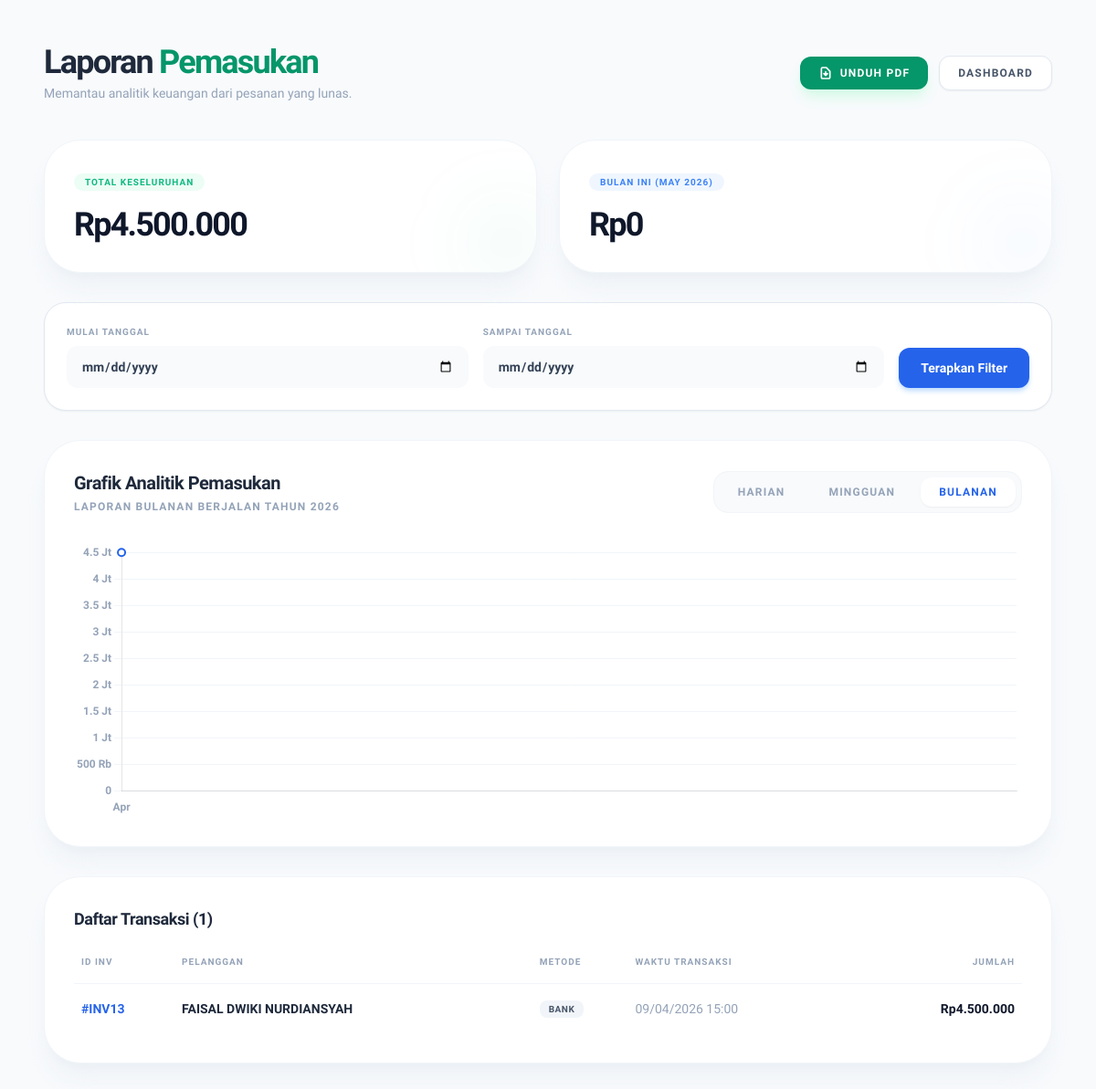
/admin/pemasukan.php, run on an earlier commit of the app's database.
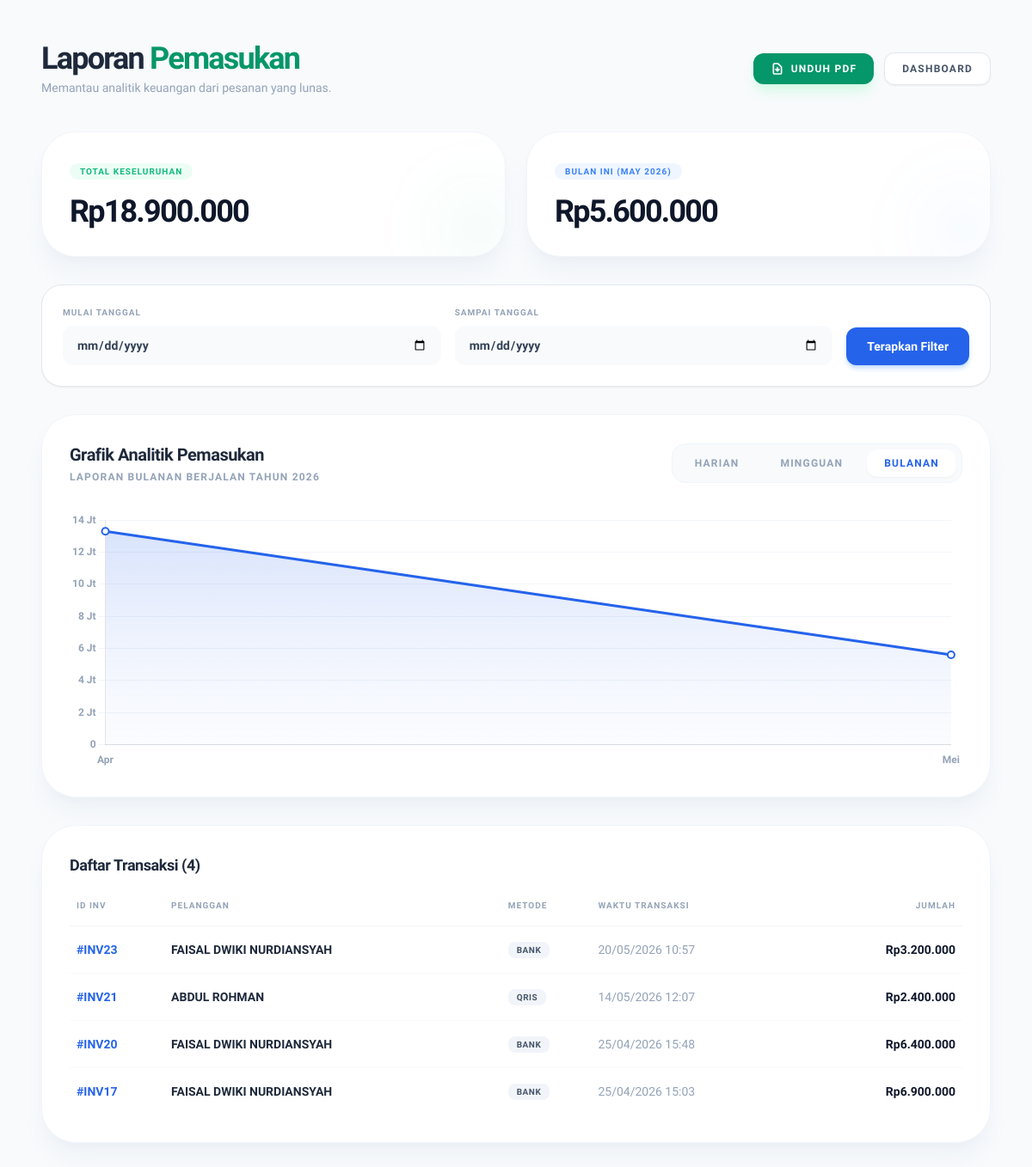
And on a later commit of the database.
### tables this page shows
CREATE TABLE `orders` (
  `id` int(11) NOT NULL,
  `nama` varchar(100) DEFAULT NULL,
  `alamat` text DEFAULT NULL,
  `total` int(11) DEFAULT NULL,
  `created_at` timestamp NOT NULL DEFAULT current_timestamp(),
  `metode` varchar(20) DEFAULT NULL,
  `bukti` varchar(255) DEFAULT NULL,
  `status` varchar(20) DEFAULT 'pending',
  `no_resi` varchar(50) DEFAULT NULL,
  `no_wa` varchar(20) DEFAULT NULL,
  `customer_id` int(11) DEFAULT NULL
);

### admin/pemasukan.php (the view, shortened to what this page needs)
<?php
include __DIR__ . '/config.php';
$sql_total = "SELECT SUM(total) as grand_pemasukan FROM orders WHERE status = 'lunas'";
$res_total = $conn->query($sql_total)->fetch_assoc();
$grandPemasukan = $res_total['grand_pemasukan'] ?? 0;
$bln_ini = date('m');
$thn_ini = date('Y');
$sql_bulan = "SELECT SUM(total) as bulan_pemasukan FROM orders WHERE status = 'lunas' AND MONTH(created_at) = '$bln_ini' AND YEAR(created_at) = '$thn_ini'";
$res_bulan = $conn->query($sql_bulan)->fetch_assoc();
$bulanPemasukan = $res_bulan['bulan_pemasukan'] ?? 0;
$filter = isset($_GET['filter']) ? $_GET['filter'] : 'monthly';
$start_date = isset($_GET['start_date']) ? $_GET['start_date'] : '';
$end_date = isset($_GET['end_date']) ? $_GET['end_date'] : '';
$chartLabels = [];
$chartData = [];
$chartTitle = "";
$kondisi_tabel = "status = 'lunas'";
if ($filter == 'custom' && !empty($start_date) && !empty($end_date)) {
    $sql_chart = "SELECT DATE(created_at) as tgl, SUM(total) as val
                  FROM orders
                  WHERE status = 'lunas' AND DATE(created_at) BETWEEN '$start_date' AND '$end_date'
                  GROUP BY DATE(created_at) ORDER BY DATE(created_at) ASC";
    $res = $conn->query($sql_chart);
    while($row = $res->fetch_assoc()) {
        $chartLabels[] = date('d M Y', strtotime($row['tgl']));
        $chartData[] = (int)$row['val'];
    }
    $chartTitle = "Periode: " . date('d M Y', strtotime($start_date)) . " - " . date('d M Y', strtotime($end_date));
    $kondisi_tabel = "status = 'lunas' AND DATE(created_at) BETWEEN '$start_date' AND '$end_date'";
} else {
    $sql_chart = "SELECT MONTH(created_at) as bln, SUM(total) as val
                  FROM orders WHERE status = 'lunas' AND YEAR(created_at) = YEAR(CURDATE())
                  GROUP BY MONTH(created_at) ORDER BY MONTH(created_at) ASC";
    $res = $conn->query($sql_chart);
    $namaBulan = ['Jan', 'Feb', 'Mar', 'Apr', 'Mei', 'Jun', 'Jul', 'Ags', 'Sep', 'Okt', 'Nov', 'Des'];
    while($row = $res->fetch_assoc()) {
        $chartLabels[] = $namaBulan[$row['bln'] - 1];
        $chartData[] = (int)$row['val'];
    }
    $chartTitle = "Laporan Bulanan Berjalan Tahun " . date('Y');
    $kondisi_tabel = "status = 'lunas' AND YEAR(created_at) = YEAR(CURDATE())";
}
$sql_history = "SELECT id, nama, metode, total, created_at, no_resi FROM orders WHERE $kondisi_tabel ORDER BY created_at DESC";
$res_history = $conn->query($sql_history);
?>
<!DOCTYPE html>
<html lang="id">
<head>
    <script src="https://cdn.tailwindcss.com"></script>
</head>
<body class="bg-slate-50 min-h-screen p-4 md:p-8 lg:p-12 text-slate-800">
<div class="max-w-6xl mx-auto">
    <div class="mb-10 flex flex-col sm:flex-row justify-between items-start sm:items-center gap-4 border-b border-transparent">
        <div>
            <h1 class="text-4xl font-black text-slate-800 tracking-tighter">Laporan <span class="text-emerald-600">Pemasukan</span></h1>
            <p class="text-slate-400 mt-1 text-sm font-medium">Memantau analitik keuangan dari pesanan yang lunas.</p>
        </div>
        <div class="flex items-center gap-3">
            <?php
                $printUrl = "cetak_laporan.php?filter=$filter";
            ?>
            <a href="<?= $printUrl ?>" target="_blank" class="flex items-center gap-2 bg-emerald-600 hover:bg-emerald-700 text-white px-5 py-2.5 rounded-xl shadow-lg shadow-emerald-100 transition-all text-xs font-bold uppercase tracking-widest active:scale-95">
                Unduh PDF
            </a>
            <a href="index.php" class="flex items-center gap-2 bg-white px-5 py-2.5 rounded-xl border border-slate-200 shadow-sm text-slate-600 hover:text-blue-600 hover:border-blue-200 transition-all text-xs font-bold uppercase tracking-widest">
                Dashboard
            </a>
        </div>
    </div>
    <div class="grid grid-cols-1 md:grid-cols-2 gap-6 mb-8">
        <div class="bg-white p-8 rounded-[2.5rem] shadow-xl shadow-slate-200/40 border border-slate-100 relative overflow-hidden group">
            <div class="relative z-10">
                <span class="text-[10px] font-black text-emerald-500 bg-emerald-50 px-3 py-1 rounded-full uppercase tracking-widest">Total Keseluruhan</span>
                <p class="text-4xl font-black text-slate-900 tracking-tighter mt-4">Rp<?= number_format($grandPemasukan, 0, ',', '.') ?></p>
            </div>
            <div class="absolute -right-4 -bottom-4 w-24 h-24 bg-emerald-500/5 rounded-full blur-2xl transition-all group-hover:bg-emerald-500/10"></div>
        </div>
        <div class="bg-white p-8 rounded-[2.5rem] shadow-xl shadow-slate-200/40 border border-slate-100 relative overflow-hidden group">
            <div class="relative z-10">
                <span class="text-[10px] font-black text-blue-500 bg-blue-50 px-3 py-1 rounded-full uppercase tracking-widest">Bulan Ini (<?= date('M Y') ?>)</span>
                <p class="text-4xl font-black text-slate-900 tracking-tighter mt-4">Rp<?= number_format($bulanPemasukan, 0, ',', '.') ?></p>
            </div>
            <div class="absolute -right-4 -bottom-4 w-24 h-24 bg-blue-500/5 rounded-full blur-2xl transition-all group-hover:bg-blue-500/10"></div>
        </div>
    </div>
    <div class="bg-white rounded-3xl p-6 mb-8 shadow-sm border border-slate-200">
        <form method="GET" class="flex flex-col md:flex-row items-end gap-4">
            <div class="w-full md:w-auto flex-1">
                <label class="block text-[10px] font-black text-slate-400 uppercase tracking-widest mb-2">Mulai Tanggal</label>
                <input type="date" name="start_date" required value="<?= $start_date ?>" class="w-full px-4 py-3 bg-slate-50 border-none rounded-xl text-sm font-bold text-slate-700 focus:ring-2 focus:ring-blue-500 outline-none transition-all">
            </div>
            <div class="w-full md:w-auto flex-1">
                <label class="block text-[10px] font-black text-slate-400 uppercase tracking-widest mb-2">Sampai Tanggal</label>
                <input type="date" name="end_date" required value="<?= $end_date ?>" class="w-full px-4 py-3 bg-slate-50 border-none rounded-xl text-sm font-bold text-slate-700 focus:ring-2 focus:ring-blue-500 outline-none transition-all">
            </div>
            <div class="w-full md:w-auto">
                <button type="submit" class="w-full px-6 py-3 bg-blue-600 hover:bg-blue-700 text-white rounded-xl font-bold text-sm shadow-md shadow-blue-200 transition-all active:scale-95">Terapkan Filter</button>
            </div>
        </form>
    </div>
    <div class="bg-white rounded-[2.5rem] p-6 md:p-8 shadow-xl shadow-slate-200/40 border border-slate-100 mb-8">
        <div class="flex flex-col lg:flex-row justify-between items-start lg:items-center mb-8 gap-4">
            <div>
                <h3 class="text-xl font-black text-slate-800 tracking-tight">Grafik Analitik Pemasukan</h3>
                <p class="text-xs font-bold text-slate-400 mt-1 uppercase tracking-widest"><?= $chartTitle ?></p>
            </div>
            <div class="flex flex-wrap gap-2 bg-slate-50 p-1.5 rounded-2xl border border-slate-100">
                <a href="?filter=daily" class="px-5 py-2 rounded-xl text-xs font-black uppercase tracking-widest transition-all <?= $filter == 'daily' ? 'bg-white shadow-sm text-blue-600' : 'text-slate-400 hover:text-slate-600' ?>">Harian</a>
                <a href="?filter=weekly" class="px-5 py-2 rounded-xl text-xs font-black uppercase tracking-widest transition-all <?= $filter == 'weekly' ? 'bg-white shadow-sm text-blue-600' : 'text-slate-400 hover:text-slate-600' ?>">Mingguan</a>
                <a href="?filter=monthly" class="px-5 py-2 rounded-xl text-xs font-black uppercase tracking-widest transition-all <?= $filter == 'monthly' ? 'bg-white shadow-sm text-blue-600' : 'text-slate-400 hover:text-slate-600' ?>">Bulanan</a>
            </div>
        </div>
        <div class="relative w-full h-[300px]">
            <?php if(empty($chartData)): ?>
                <div class="absolute inset-0 flex items-center justify-center bg-slate-50/50 rounded-2xl border-2 border-dashed border-slate-200">
                    <p class="text-slate-400 font-bold">Tidak ada data pemasukan pada periode ini.</p>
                </div>
            <?php else: ?>
                <canvas id="revenueChart"></canvas>
            <?php endif; ?>
        </div>
    </div>
    <div class="bg-white rounded-[2.5rem] p-6 md:p-8 shadow-xl shadow-slate-200/40 border border-slate-100">
        <div class="flex justify-between items-center mb-6">
            <h3 class="text-lg font-black text-slate-800 tracking-tight">Daftar Transaksi (<?= $res_history->num_rows ?>)</h3>
        </div>
        <div class="overflow-x-auto">
            <table class="w-full text-left border-collapse">
                <thead>
                    <tr class="border-b border-slate-100 text-[10px] font-black text-slate-400 uppercase tracking-widest">
                        <th class="pb-4 pl-2">ID Inv</th>
                        <th class="pb-4">Pelanggan</th>
                        <th class="pb-4">Metode</th>
                        <th class="pb-4">Waktu Transaksi</th>
                        <th class="pb-4 text-right pr-2">Jumlah</th>
                    </tr>
                </thead>
                <tbody class="divide-y divide-slate-50 text-sm font-bold text-slate-700">
                    <?php if ($res_history->num_rows > 0): ?>
                        <?php while ($row = $res_history->fetch_assoc()): ?>
                        <tr class="hover:bg-slate-50/80 transition-colors">
                            <td class="py-4 pl-2 text-blue-600 font-black">#INV<?= $row['id'] ?></td>
                            <td class="py-4 text-slate-800"><?= htmlspecialchars($row['nama']) ?></td>
                            <td class="py-4">
                                <span class="text-[10px] font-black uppercase tracking-wider bg-slate-100 text-slate-600 px-2.5 py-1 rounded-lg">
                                    <?= strtoupper($row['metode']) ?>
                                </span>
                            </td>
                            <td class="py-4 text-slate-400 font-medium"><?= date('d/m/Y H:i', strtotime($row['created_at'])) ?></td>
                            <td class="py-4 text-right pr-2 font-black text-slate-900">Rp<?= number_format($row['total'], 0, ',', '.') ?></td>
                        </tr>
                        <?php endwhile; ?>
                    <?php else: ?>
                        <tr>
                            <td colspan="5" class="text-center py-8 text-slate-400 font-medium">Belum ada transaksi.</td>
                        </tr>
                    <?php endif; ?>
                </tbody>
            </table>
        </div>
    </div>
</div>
<?php if(!empty($chartData)): ?>
<script>
    const labels = <?= json_encode($chartLabels) ?>;
    const dataValues = <?= json_encode($chartData) ?>;
    const ctx = document.getElementById('revenueChart').getContext('2d');
    let gradient = ctx.createLinearGradient(0, 0, 0, 400);
    gradient.addColorStop(0, 'rgba(37, 99, 235, 0.2)');
    gradient.addColorStop(1, 'rgba(255, 255, 255, 0)');
    new Chart(ctx, {
        type: 'line',
        data: {
            labels: labels,
            datasets: [{
                label: 'Pendapatan (Rp)',
                data: dataValues,
                borderColor: '#2563eb',
                backgroundColor: gradient,
                borderWidth: 3,
                pointBackgroundColor: '#ffffff',
                pointBorderColor: '#2563eb',
                pointBorderWidth: 2,
                pointRadius: 4,
                fill: true,
                tension: 0.4
            }]
        },
        options: {
            responsive: true,
            maintainAspectRatio: false,
            plugins: {
                legend: { display: false },
                tooltip: {
                    backgroundColor: '#1e293b',
                    padding: 12,
                    titleFont: { family: 'Plus Jakarta Sans', size: 13, weight: 'bold' },
                    bodyFont: { family: 'Plus Jakarta Sans', size: 14, weight: 'bold' },
                    callbacks: {
                        label: function(context) {
                            let value = context.raw || 0;
                            return ' Rp ' + value.toString().replace(/\B(?=(\d{3})+(?!\d))/g, ".");
                        }
                    }
                }
            },
            scales: {
                x: {
                    grid: { display: false },
                    ticks: { font: { family: 'Plus Jakarta Sans', weight: '600' }, color: '#94a3b8' }
                },
                y: {
                    grid: { color: '#f1f5f9' },
                    ticks: {
                        font: { family: 'Plus Jakarta Sans', weight: '600' },
                        color: '#94a3b8',
                        callback: function(value) {
                            if (value >= 1000000) return (value / 1000000) + ' Jt';
                            if (value >= 1000) return (value / 1000) + ' Rb';
                            return value;
                        }
                    },
                    beginAtZero: true
                }
            }
        }
    });
</script>
<?php endif; ?>
</body>
</html>

### admin/pemasukan.php (style rules this page uses)
body { font-family: 'Plus Jakarta Sans', sans-serif; }

What changed in the data, as far as the page shows it:
removed orders: id "13", nama "FAISAL DWIKI NURDIANSYAH", metode "BANK", created_at "09/04/2026 15:00", total "4.500.000"
added orders: id "23", nama "FAISAL DWIKI NURDIANSYAH", metode "BANK", created_at "20/05/2026 10:57", total "3.200.000"
added orders: id "21", nama "ABDUL ROHMAN", metode "QRIS", created_at "14/05/2026 12:07", total "2.400.000"
added orders: id "20", nama "FAISAL DWIKI NURDIANSYAH", metode "BANK", created_at "25/04/2026 15:48", total "6.400.000"
added orders: id "17", nama "FAISAL DWIKI NURDIANSYAH", metode "BANK", created_at "25/04/2026 15:03", total "6.900.000"
Also different on the page:
$grandPemasukan: "4.500.000" → "18.900.000"
$bulanPemasukan: "0" → "5.600.000"
chart data {{ json_encode($chartLabels) }}: ["Apr"] → ["Apr","Mei"]
chart data {{ json_encode($chartData) }}: [4500000] → [13300000,5600000]
$res_history->num_rows: "1" → "4"
